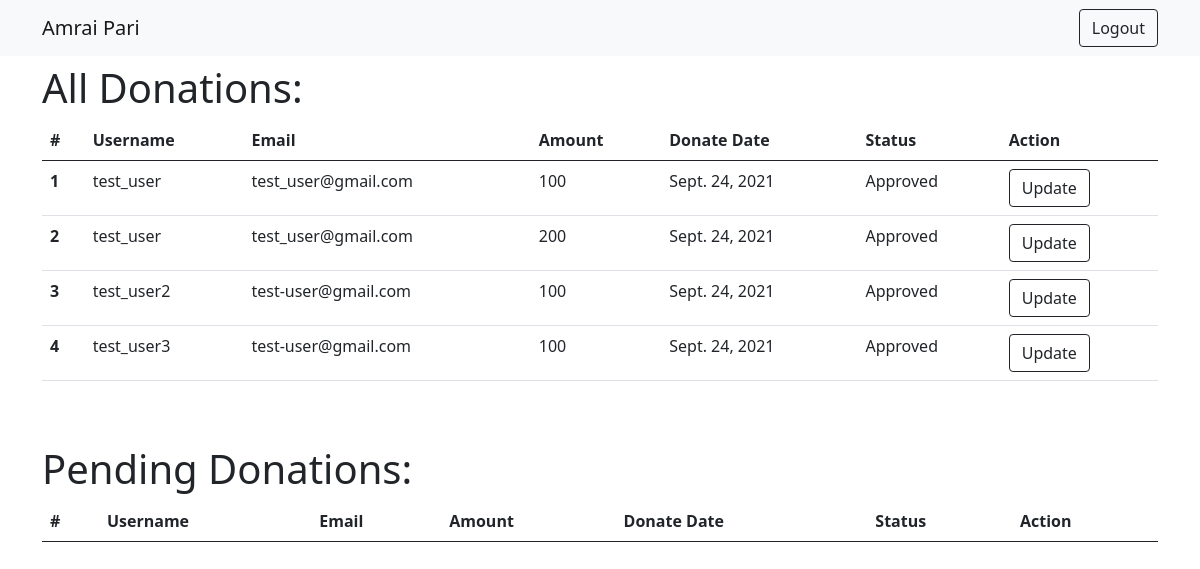
The app's page /events/all-donations/ with its own data.
### events/models.py (models this page shows)
class Donate(models.Model):
    doner = models.ForeignKey(User, on_delete=models.CASCADE)
    event = models.ForeignKey(Event, on_delete=models.CASCADE)
    amount = models.IntegerField()
    PAYMENT = [
        ('bkash', 'Bkash'),
        ('roket', 'Roket'),
        ('nagad', 'Nagad'),
    ]
    method = models.CharField(max_length=50, choices=PAYMENT, default='Bkash')
    mobile_no = models.IntegerField()
    transid = models.CharField(max_length=50)
    date_donated = models.DateField(auto_now_add=True)
    APPROVED = [
        ('no', 'No'),
        ('yes', 'Yes'),
    ]
    isapproved = models.CharField(max_length=25, choices=APPROVED, default='no')

### events/views.py (the view)
# urls.py: path('all-donations/', AllDonations.as_view(), name="all-donations"),
class AllDonations(ListView):
    context_object_name = 'donates'
    model = models.Donate
    template_name = 'events/all_donations.html'
    success_url = reverse_lazy('events')

### templates/events/all_donations.html (shortened to what this page needs)
{% extends 'dashboard/bs.html' %}
{% block content %}
    <h1>All Donations:</h1>
    <table class="table">
        <thead>
        <tr>
            <th scope="col">#</th>
            <th scope="col">Username</th>
            <th scope="col">Email</th>
            <th scope="col">Amount</th>
            <th scope="col">Donate Date</th>
            <th scope="col">Status</th>
            <th scope="col">Action</th>
        </tr>
        </thead>
        <tbody>
        {% for donate in donates %}
            {% if donate.isapproved == 'yes' %}
                <tr>
                    <th scope="row">{{ forloop.counter }}</th>
                    <td>{{ donate.doner }}</td>
                    <td>{{ donate.doner.email }}</td>
                    <td>{{ donate.amount }}</td>
                    <td>{{ donate.date_donated }}</td>
                    <td>Approved</td>
                    <td><a href="{% url 'update-donation' donate.id %}" class="btn btn-outline-dark">Update</a></td>
                </tr>
            {% endif %}
        {% endfor %}
        </tbody>
    </table>
    <br><br>
    <h1>Pending Donations:</h1>
    <table class="table">
        <thead>
        <tr>
            <th scope="col">#</th>
            <th scope="col">Username</th>
            <th scope="col">Email</th>
            <th scope="col">Amount</th>
            <th scope="col">Donate Date</th>
            <th scope="col">Status</th>
            <th scope="col">Action</th>
        </tr>
        </thead>
    </table>
{% endblock %}

### records on screen
Donate: doner "test_user", doner.email "test_user@gmail.com", amount "100", date_donated "Sept. 24, 2021"
Donate: doner "test_user", doner.email "test_user@gmail.com", amount "200", date_donated "Sept. 24, 2021"
Donate: doner "test_user2", doner.email "test-user@gmail.com", amount "100", date_donated "Sept. 24, 2021"
Donate: doner "test_user3", doner.email "test-user@gmail.com", amount "100", date_donated "Sept. 24, 2021"
